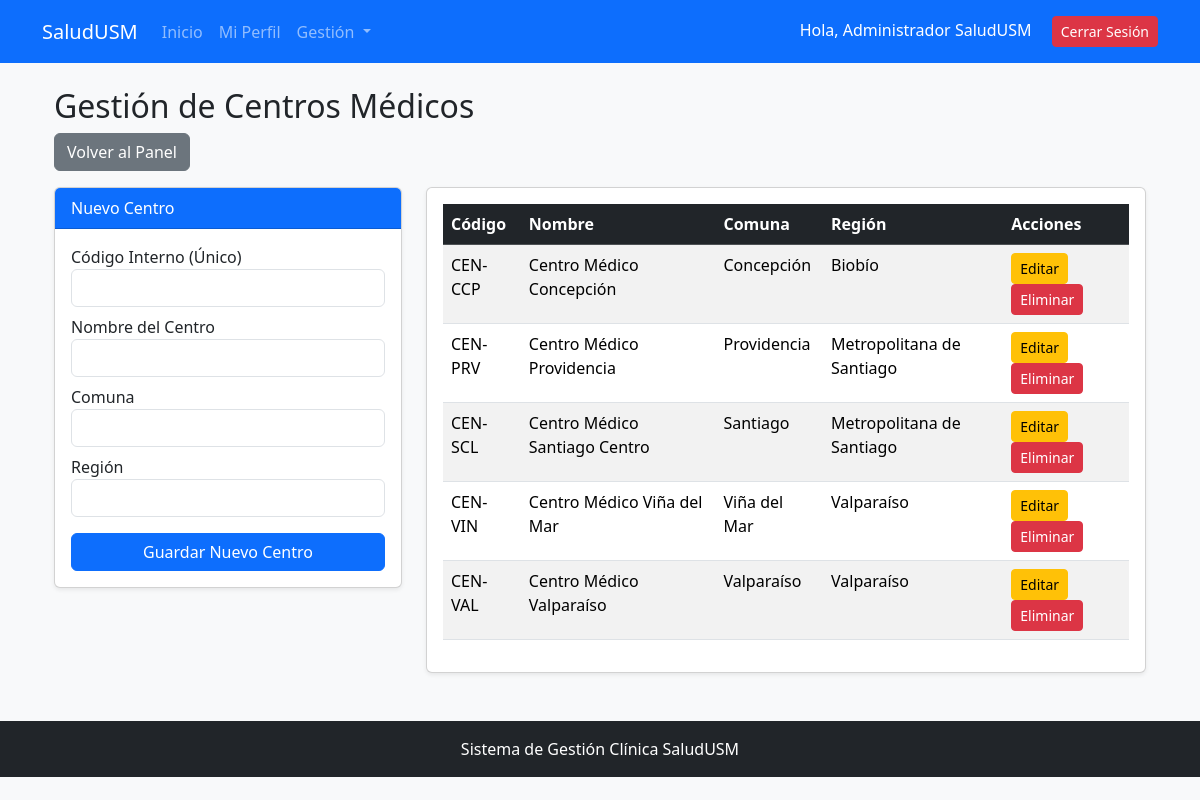
The app's page /PHP/gestion_centros.php (signed in) with its own data.
### tables this page shows
CREATE TABLE CentroMedico (
    id_centro INT AUTO_INCREMENT PRIMARY KEY,
    codigo_interno VARCHAR(20) NOT NULL UNIQUE,
    nombre VARCHAR(100) NOT NULL,
    comuna VARCHAR(100) NOT NULL,
    region VARCHAR(100) NOT NULL
);

### PHP/gestion_centros.php (the view, shortened to what this page needs)
<?php
require_once 'conexion.php';
$centros = $pdo->query("SELECT *, id_centro AS id FROM CentroMedico ORDER BY id_centro DESC")->fetchAll(PDO::FETCH_ASSOC);
$centro_a_editar = null;
include 'header.php';
?>
<div class="container mt-4 mb-5">
    <h2>Gestión de Centros Médicos</h2>
    <a href="index.php" class="btn btn-secondary mb-3">Volver al Panel</a>
    <div class="row">
        <div class="col-md-4">
            <div class="card shadow-sm">
                <div class="card-header bg-primary text-white">
                    <?php echo $centro_a_editar ? 'Editar Centro' : 'Nuevo Centro'; ?>
                </div>
                <div class="card-body">
                    <form action="gestion_centros.php" method="POST">
                        <?php if($centro_a_editar): ?>
                            <input type="hidden" name="id_centro" value="<?php echo $centro_a_editar['id']; ?>">
                            <div class="mb-2">
                                <label>Código Interno</label>
                                <input type="text" class="form-control" value="<?php echo $centro_a_editar['codigo_interno']; ?>" disabled>
                            </div>
                        <?php else: ?>
                            <div class="mb-2">
                                <label>Código Interno (Único)</label>
                                <input type="text" class="form-control" name="codigo_interno" required>
                            </div>
                        <?php endif; ?>
                        <div class="mb-2">
                            <label>Nombre del Centro</label>
                            <input type="text" class="form-control" name="nombre" value="<?php echo $centro_a_editar ? $centro_a_editar['nombre'] : ''; ?>" required>
                        </div>
                        <div class="mb-2">
                            <label>Comuna</label>
                            <input type="text" class="form-control" name="comuna" value="<?php echo $centro_a_editar ? $centro_a_editar['comuna'] : ''; ?>" required>
                        </div>
                        <div class="mb-3">
                            <label>Región</label>
                            <input type="text" class="form-control" name="region" value="<?php echo $centro_a_editar ? $centro_a_editar['region'] : ''; ?>" required>
                        </div>
                        <?php if($centro_a_editar): ?>
                            <button type="submit" name="editar_centro" class="btn btn-warning w-100 mb-2">Actualizar</button>
                            <a href="gestion_centros.php" class="btn btn-outline-secondary w-100">Cancelar</a>
                        <?php else: ?>
                            <button type="submit" name="agregar_centro" class="btn btn-primary w-100">Guardar Nuevo Centro</button>
                        <?php endif; ?>
                    </form>
                </div>
            </div>
        </div>
        <div class="col-md-8">
            <div class="card shadow-sm">
                <div class="card-body">
                    <table class="table table-striped table-hover">
                        <thead class="table-dark">
                            <tr>
                                <th>Código</th>
                                <th>Nombre</th>
                                <th>Comuna</th>
                                <th>Región</th>
                                <th>Acciones</th>
                            </tr>
                        </thead>
                        <tbody>
                            <?php foreach($centros as $c): ?>
                                <tr>
                                    <td><?php echo $c['codigo_interno']; ?></td>
                                    <td><?php echo $c['nombre']; ?></td>
                                    <td><?php echo $c['comuna']; ?></td>
                                    <td><?php echo $c['region']; ?></td>
                                    <td>
                                        <a href="gestion_centros.php?editar=<?php echo $c['id']; ?>" class="btn btn-sm btn-warning">Editar</a>
                                        <a href="gestion_centros.php?eliminar=<?php echo $c['id']; ?>" class="btn btn-sm btn-danger" onclick="return confirm('¿Seguro que desea eliminar este centro?');">Eliminar</a>
                                    </td>
                                </tr>
                            <?php endforeach; ?>
                        </tbody>
                    </table>
                </div>
            </div>
        </div>
    </div>
</div>
<?php include 'footer.php'; ?>

### records on screen
centromedico: codigo_interno "CEN-CCP", nombre "Centro Médico Concepción", comuna "Concepción", region "Biobío"
centromedico: codigo_interno "CEN-PRV", nombre "Centro Médico Providencia", comuna "Providencia", region "Metropolitana de Santiago"
centromedico: codigo_interno "CEN-SCL", nombre "Centro Médico Santiago Centro", comuna "Santiago", region "Metropolitana de Santiago"
centromedico: codigo_interno "CEN-VIN", nombre "Centro Médico Viña del Mar", comuna "Viña del Mar", region "Valparaíso"
centromedico: codigo_interno "CEN-VAL", nombre "Centro Médico Valparaíso", comuna "Valparaíso", region "Valparaíso"

### other values on screen
$_SESSION['nombre_usuario'] "Administrador SaludUSM"
